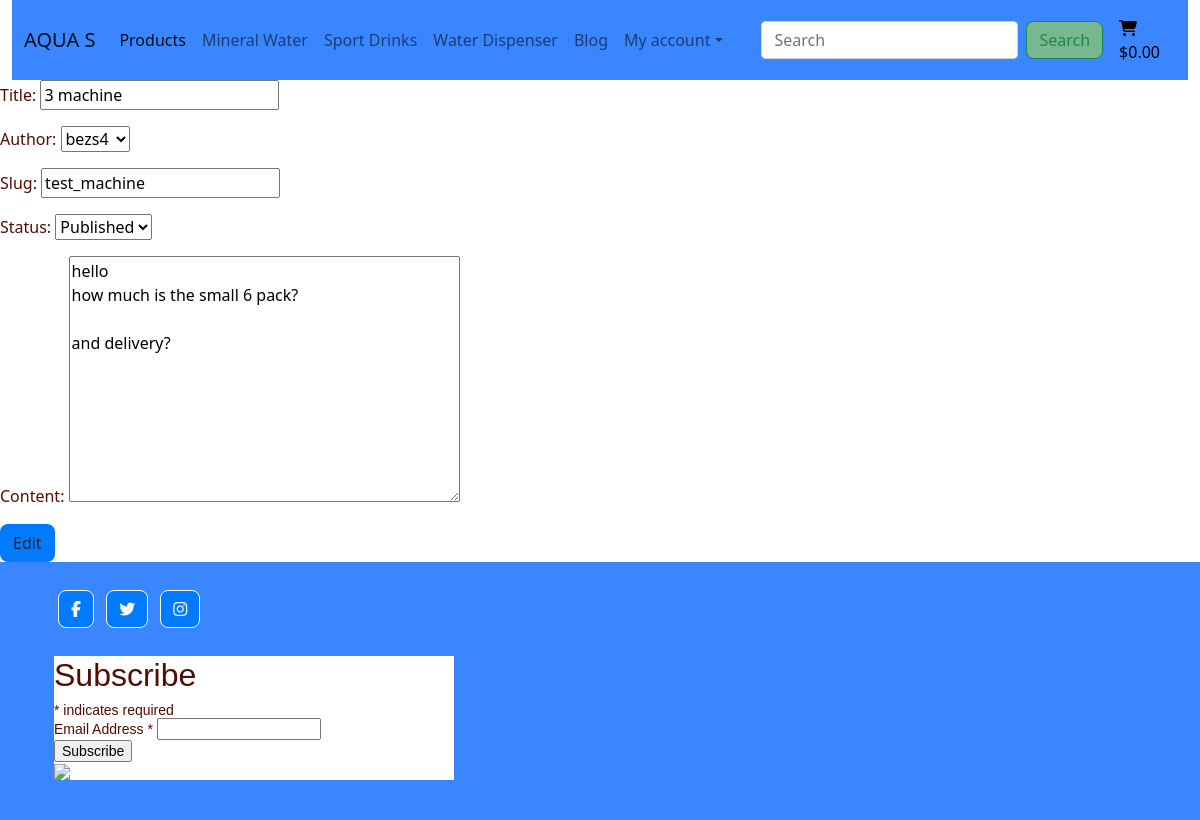
The app's page /blog/edit/test_machine (signed in) with its own data.
### blog/models.py (models this page shows, shortened)
class Feedback(models.Model):
    title = models.CharField(max_length=200, unique=True)
    slug = models.SlugField(max_length=200, unique=True)
    author = models.ForeignKey(User, on_delete=models.CASCADE, related_name='posts')
    posted_date = models.DateTimeField(auto_now_add=True)
    content = models.TextField()
    status = models.IntegerField(choices=STATUS, default=0)
    likes = models.ManyToManyField(User, related_name='bloglike', blank=True)
    class Meta:
        ordering = ['posted_date']

### blog/views.py (the view)
# urls.py: path('edit/<slug:slug>', views.BlogUpdate.as_view(), name='blog_edit'),
class BlogUpdate(LoginRequiredMixin, UpdateView):
    model = Feedback
    fields = ['title', 'author', 'slug', 'status', 'content']
    template_name = 'blog/update_blog.html'
    success_url = reverse_lazy('blog')

### bag/contexts.py (called while the page is built, shortened)
def bag_contents(request):
    bag_items = []
    total = 0
    product_quantity = 0
    bag = request.session.get('bag', {})
    if total < settings.FREE_DELIVERY_TRESHOLD:
        delivery = total * Decimal(settings.STANDARD_DELIVERY_PERCENTAGE / 100)
        free_delivery_delta = settings.FREE_DELIVERY_TRESHOLD - total
    else:
        delivery = 0
        free_delivery_delta = 0
    grand_total = delivery + total
    context = {
        'bag_items': bag_items,
        'total': total,
        'product_quantity': product_quantity,
        'delivery': delivery,
        'free_delivery_delta': free_delivery_delta,
        'free_delivery_treshold': settings.FREE_DELIVERY_TRESHOLD,
        'grand_total': grand_total,
    }
    return context

### blog/templates/blog/update_blog.html (shortened to what this page needs)
{% extends 'base.html' %}
{% load static %}
{% load crispy_forms_tags %}
{% block content %}
    <div class="overlay"></div>
    {% if user.is_authenticated %}
        <form method="POST">
            {{ form.as_p }}
            <button type="submit-button" class="btn btn-black">Edit</button>
        </form>
    {% endif %}
{% endblock %}

### static/css/base.css (style rules this page uses)
html { height: 100%; }
body { background: url('/media/sunset.png') no-repeat center center fixed; background-size: cover; height: calc(100vh - 164px); color: #520c00; }
.overlay { height: 100%; width: 100%; top: 0; left: 0; position: fixed; background: #fff; z-index: -1; }
.btn { background: #007bff; border-radius: 0.5rem; }

### records on screen
Feedback: title "3 machine", author "bezs4", slug "test_machine", status "Published", content "hello how much is the small 6 pack? and delivery?"
